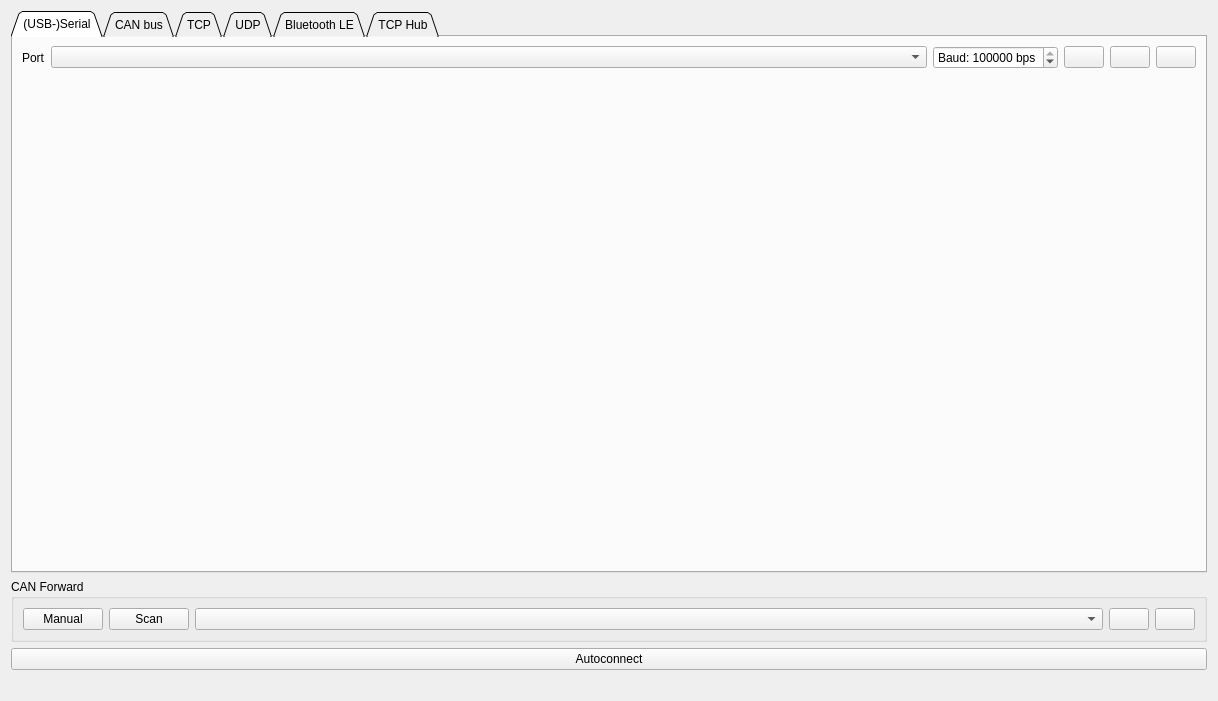
<?xml version="1.0" encoding="UTF-8"?>
<ui version="4.0">
 <class>PageConnection</class>
 <widget class="QWidget" name="PageConnection">
  <property name="geometry">
   <rect>
    <x>0</x>
    <y>0</y>
    <width>1218</width>
    <height>701</height>
   </rect>
  </property>
  <property name="windowTitle">
   <string>Form</string>
  </property>
  <layout class="QVBoxLayout" name="verticalLayout">
   <item>
    <widget class="QTabWidget" name="tabWidget">
     <property name="tabPosition">
      <enum>QTabWidget::North</enum>
     </property>
     <property name="tabShape">
      <enum>QTabWidget::Triangular</enum>
     </property>
     <property name="currentIndex">
      <number>0</number>
     </property>
     <widget class="QWidget" name="tab">
      <attribute name="title">
       <string>(USB-)Serial</string>
      </attribute>
      <layout class="QVBoxLayout" name="verticalLayout_2">
       <item>
        <layout class="QHBoxLayout" name="horizontalLayout">
         <item>
          <widget class="QLabel" name="label_2">
           <property name="text">
            <string>Port</string>
           </property>
          </widget>
         </item>
         <item>
          <widget class="QComboBox" name="serialPortBox">
           <property name="sizePolicy">
            <sizepolicy hsizetype="MinimumExpanding" vsizetype="Fixed">
             <horstretch>0</horstretch>
             <verstretch>0</verstretch>
            </sizepolicy>
           </property>
           <property name="toolTip">
            <string>Serial port</string>
           </property>
          </widget>
         </item>
         <item>
          <widget class="QSpinBox" name="serialBaudBox">
           <property name="toolTip">
            <string>Baudrate</string>
           </property>
           <property name="suffix">
            <string> bps</string>
           </property>
           <property name="prefix">
            <string>Baud: </string>
           </property>
           <property name="maximum">
            <number>3000000</number>
           </property>
           <property name="value">
            <number>115200</number>
           </property>
          </widget>
         </item>
         <item>
          <widget class="QPushButton" name="serialRefreshButton">
           <property name="sizePolicy">
            <sizepolicy hsizetype="Fixed" vsizetype="Fixed">
             <horstretch>0</horstretch>
             <verstretch>0</verstretch>
            </sizepolicy>
           </property>
           <property name="toolTip">
            <string>Refresh serial port list</string>
           </property>
           <property name="text">
            <string/>
           </property>
           <property name="icon">
            <iconset resource="../res.qrc">
             <normaloff>:/res/icons/Refresh-96.png</normaloff>:/res/icons/Refresh-96.png</iconset>
           </property>
          </widget>
         </item>
         <item>
          <widget class="QPushButton" name="serialDisconnectButton">
           <property name="sizePolicy">
            <sizepolicy hsizetype="Fixed" vsizetype="Fixed">
             <horstretch>0</horstretch>
             <verstretch>0</verstretch>
            </sizepolicy>
           </property>
           <property name="toolTip">
            <string>Disconnect</string>
           </property>
           <property name="text">
            <string/>
           </property>
           <property name="icon">
            <iconset resource="../res.qrc">
             <normaloff>:/res/icons/Disconnected-96.png</normaloff>:/res/icons/Disconnected-96.png</iconset>
           </property>
          </widget>
         </item>
         <item>
          <widget class="QPushButton" name="serialConnectButton">
           <property name="sizePolicy">
            <sizepolicy hsizetype="Fixed" vsizetype="Fixed">
             <horstretch>0</horstretch>
             <verstretch>0</verstretch>
            </sizepolicy>
           </property>
           <property name="toolTip">
            <string>Connect</string>
           </property>
           <property name="text">
            <string/>
           </property>
           <property name="icon">
            <iconset resource="../res.qrc">
             <normaloff>:/res/icons/Connected-96.png</normaloff>:/res/icons/Connected-96.png</iconset>
           </property>
          </widget>
         </item>
        </layout>
       </item>
       <item>
        <spacer name="verticalSpacer">
         <property name="orientation">
          <enum>Qt::Vertical</enum>
         </property>
         <property name="sizeHint" stdset="0">
          <size>
           <width>0</width>
           <height>0</height>
          </size>
         </property>
        </spacer>
       </item>
      </layout>
     </widget>
     <widget class="QWidget" name="tab_4">
      <attribute name="title">
       <string>CAN bus</string>
      </attribute>
      <layout class="QVBoxLayout" name="verticalLayout_7">
       <item>
        <layout class="QHBoxLayout" name="horizontalLayout_7">
         <item>
          <widget class="QLabel" name="label_6">
           <property name="text">
            <string>Interface</string>
           </property>
          </widget>
         </item>
         <item>
          <widget class="QComboBox" name="CANbusInterfaceBox">
           <property name="toolTip">
            <string>CAN bus interfaces detected</string>
           </property>
           <property name="editable">
            <bool>false</bool>
           </property>
           <property name="currentText">
            <string/>
           </property>
          </widget>
         </item>
         <item>
          <widget class="QLabel" name="label_5">
           <property name="text">
            <string>VESC ID</string>
           </property>
          </widget>
         </item>
         <item>
          <widget class="QComboBox" name="CANbusTargetIdBox">
           <property name="sizePolicy">
            <sizepolicy hsizetype="MinimumExpanding" vsizetype="Fixed">
             <horstretch>0</horstretch>
             <verstretch>0</verstretch>
            </sizepolicy>
           </property>
           <property name="toolTip">
            <string>Discovered VESC nodes in the bus</string>
           </property>
          </widget>
         </item>
         <item>
          <widget class="QSpinBox" name="CANbusBitrateBox">
           <property name="enabled">
            <bool>false</bool>
           </property>
           <property name="focusPolicy">
            <enum>Qt::WheelFocus</enum>
           </property>
           <property name="toolTip">
            <string>This configuration is not supported by the socketcan backend. However it is possible to set the rate when configuring the CAN network interface using the ip link command.</string>
           </property>
           <property name="suffix">
            <string> kbit/s</string>
           </property>
           <property name="prefix">
            <string>Bit rate: </string>
           </property>
           <property name="maximum">
            <number>1000</number>
           </property>
           <property name="value">
            <number>500</number>
           </property>
          </widget>
         </item>
         <item>
          <widget class="QPushButton" name="CANbusScanButton">
           <property name="sizePolicy">
            <sizepolicy hsizetype="Fixed" vsizetype="Fixed">
             <horstretch>0</horstretch>
             <verstretch>0</verstretch>
            </sizepolicy>
           </property>
           <property name="toolTip">
            <string>Discover VESC nodes in the CAN bus</string>
           </property>
           <property name="text">
            <string>Scan</string>
           </property>
           <property name="icon">
            <iconset resource="../res.qrc">
             <normaloff>:/res/icons/Refresh-96.png</normaloff>:/res/icons/Refresh-96.png</iconset>
           </property>
          </widget>
         </item>
         <item>
          <widget class="QPushButton" name="CANbusDisconnectButton">
           <property name="sizePolicy">
            <sizepolicy hsizetype="Fixed" vsizetype="Fixed">
             <horstretch>0</horstretch>
             <verstretch>0</verstretch>
            </sizepolicy>
           </property>
           <property name="toolTip">
            <string>Disconnect</string>
           </property>
           <property name="text">
            <string/>
           </property>
           <property name="icon">
            <iconset resource="../res.qrc">
             <normaloff>:/res/icons/Disconnected-96.png</normaloff>:/res/icons/Disconnected-96.png</iconset>
           </property>
          </widget>
         </item>
         <item>
          <widget class="QPushButton" name="CANbusConnectButton">
           <property name="enabled">
            <bool>true</bool>
           </property>
           <property name="sizePolicy">
            <sizepolicy hsizetype="Fixed" vsizetype="Fixed">
             <horstretch>0</horstretch>
             <verstretch>0</verstretch>
            </sizepolicy>
           </property>
           <property name="toolTip">
            <string>Connect to a VESC node</string>
           </property>
           <property name="text">
            <string/>
           </property>
           <property name="icon">
            <iconset resource="../res.qrc">
             <normaloff>:/res/icons/Connected-96.png</normaloff>:/res/icons/Connected-96.png</iconset>
           </property>
          </widget>
         </item>
        </layout>
       </item>
       <item>
        <spacer name="verticalSpacer_4">
         <property name="orientation">
          <enum>Qt::Vertical</enum>
         </property>
         <property name="sizeHint" stdset="0">
          <size>
           <width>0</width>
           <height>0</height>
          </size>
         </property>
        </spacer>
       </item>
      </layout>
     </widget>
     <widget class="QWidget" name="tab_2">
      <attribute name="title">
       <string>TCP</string>
      </attribute>
      <layout class="QVBoxLayout" name="verticalLayout_3">
       <item>
        <widget class="QGroupBox" name="groupBox_3">
         <property name="title">
          <string>TCP Client</string>
         </property>
         <layout class="QGridLayout" name="gridLayout">
          <property name="leftMargin">
           <number>6</number>
          </property>
          <property name="topMargin">
           <number>6</number>
          </property>
          <property name="rightMargin">
           <number>6</number>
          </property>
          <property name="bottomMargin">
           <number>6</number>
          </property>
          <property name="horizontalSpacing">
           <number>6</number>
          </property>
          <property name="verticalSpacing">
           <number>2</number>
          </property>
          <item row="0" column="3">
           <widget class="QPushButton" name="tcpDisconnectButton">
            <property name="sizePolicy">
             <sizepolicy hsizetype="Fixed" vsizetype="Fixed">
              <horstretch>0</horstretch>
              <verstretch>0</verstretch>
             </sizepolicy>
            </property>
            <property name="toolTip">
             <string>Disconnect</string>
            </property>
            <property name="text">
             <string/>
            </property>
            <property name="icon">
             <iconset resource="../res.qrc">
              <normaloff>:/res/icons/Disconnected-96.png</normaloff>:/res/icons/Disconnected-96.png</iconset>
            </property>
           </widget>
          </item>
          <item row="0" column="1">
           <widget class="QLineEdit" name="tcpServerEdit">
            <property name="text">
             <string>127.0.0.1</string>
            </property>
           </widget>
          </item>
          <item row="1" column="1" colspan="2">
           <widget class="QComboBox" name="tcpDetectBox"/>
          </item>
          <item row="1" column="3">
           <widget class="QPushButton" name="tcpDetectDisconnectButton">
            <property name="sizePolicy">
             <sizepolicy hsizetype="Fixed" vsizetype="Fixed">
              <horstretch>0</horstretch>
              <verstretch>0</verstretch>
             </sizepolicy>
            </property>
            <property name="text">
             <string/>
            </property>
            <property name="icon">
             <iconset resource="../res.qrc">
              <normaloff>:/res/icons/Disconnected-96.png</normaloff>:/res/icons/Disconnected-96.png</iconset>
            </property>
           </widget>
          </item>
          <item row="0" column="0">
           <widget class="QLabel" name="label">
            <property name="text">
             <string>Address</string>
            </property>
           </widget>
          </item>
          <item row="0" column="4">
           <widget class="QPushButton" name="tcpConnectButton">
            <property name="sizePolicy">
             <sizepolicy hsizetype="Fixed" vsizetype="Fixed">
              <horstretch>0</horstretch>
              <verstretch>0</verstretch>
             </sizepolicy>
            </property>
            <property name="toolTip">
             <string>Connect</string>
            </property>
            <property name="text">
             <string/>
            </property>
            <property name="icon">
             <iconset resource="../res.qrc">
              <normaloff>:/res/icons/Connected-96.png</normaloff>:/res/icons/Connected-96.png</iconset>
            </property>
           </widget>
          </item>
          <item row="1" column="0">
           <widget class="QLabel" name="label_8">
            <property name="text">
             <string>Detected Devices</string>
            </property>
           </widget>
          </item>
          <item row="0" column="2">
           <widget class="QSpinBox" name="tcpPortBox">
            <property name="prefix">
             <string>Port: </string>
            </property>
            <property name="maximum">
             <number>65535</number>
            </property>
            <property name="value">
             <number>65102</number>
            </property>
           </widget>
          </item>
          <item row="1" column="4">
           <widget class="QPushButton" name="tcpDetectConnectButton">
            <property name="sizePolicy">
             <sizepolicy hsizetype="Fixed" vsizetype="Fixed">
              <horstretch>0</horstretch>
              <verstretch>0</verstretch>
             </sizepolicy>
            </property>
            <property name="text">
             <string/>
            </property>
            <property name="icon">
             <iconset resource="../res.qrc">
              <normaloff>:/res/icons/Connected-96.png</normaloff>:/res/icons/Connected-96.png</iconset>
            </property>
           </widget>
          </item>
         </layout>
        </widget>
       </item>
       <item>
        <widget class="QGroupBox" name="tcpServerBox">
         <property name="title">
          <string>TCP Server</string>
         </property>
         <property name="checkable">
          <bool>false</bool>
         </property>
         <property name="checked">
          <bool>false</bool>
         </property>
         <layout class="QVBoxLayout" name="verticalLayout_8">
          <item>
           <layout class="QHBoxLayout" name="horizontalLayout_9">
            <item>
             <widget class="QCheckBox" name="tcpServerEnableBox">
              <property name="text">
               <string>Enable TCP Server</string>
              </property>
             </widget>
            </item>
            <item>
             <widget class="QSpinBox" name="tcpServerPortBox">
              <property name="sizePolicy">
               <sizepolicy hsizetype="MinimumExpanding" vsizetype="Fixed">
                <horstretch>0</horstretch>
                <verstretch>0</verstretch>
               </sizepolicy>
              </property>
              <property name="prefix">
               <string>TCP Port: </string>
              </property>
              <property name="maximum">
               <number>65535</number>
              </property>
              <property name="value">
               <number>65102</number>
              </property>
             </widget>
            </item>
           </layout>
          </item>
          <item>
           <layout class="QHBoxLayout" name="horizontalLayout_8">
            <item>
             <widget class="QPlainTextEdit" name="tcpServerAddressesEdit">
              <property name="readOnly">
               <bool>true</bool>
              </property>
             </widget>
            </item>
            <item>
             <widget class="QPlainTextEdit" name="tcpServerClientsEdit">
              <property name="readOnly">
               <bool>true</bool>
              </property>
             </widget>
            </item>
           </layout>
          </item>
         </layout>
        </widget>
       </item>
      </layout>
     </widget>
     <widget class="QWidget" name="tab_5">
      <attribute name="title">
       <string>UDP</string>
      </attribute>
      <layout class="QVBoxLayout" name="verticalLayout_10">
       <item>
        <widget class="QGroupBox" name="groupBox_4">
         <property name="title">
          <string>UDP Client</string>
         </property>
         <layout class="QHBoxLayout" name="horizontalLayout_10">
          <item>
           <widget class="QLabel" name="label_7">
            <property name="text">
             <string>Address</string>
            </property>
           </widget>
          </item>
          <item>
           <widget class="QLineEdit" name="udpServerEdit">
            <property name="text">
             <string>127.0.0.1</string>
            </property>
           </widget>
          </item>
          <item>
           <widget class="QSpinBox" name="udpPortBox">
            <property name="prefix">
             <string>Port: </string>
            </property>
            <property name="maximum">
             <number>65535</number>
            </property>
            <property name="value">
             <number>65102</number>
            </property>
           </widget>
          </item>
          <item>
           <widget class="QPushButton" name="udpDisconnectButton">
            <property name="sizePolicy">
             <sizepolicy hsizetype="Fixed" vsizetype="Fixed">
              <horstretch>0</horstretch>
              <verstretch>0</verstretch>
             </sizepolicy>
            </property>
            <property name="toolTip">
             <string>Disconnect</string>
            </property>
            <property name="text">
             <string/>
            </property>
            <property name="icon">
             <iconset resource="../res.qrc">
              <normaloff>:/res/icons/Disconnected-96.png</normaloff>:/res/icons/Disconnected-96.png</iconset>
            </property>
           </widget>
          </item>
          <item>
           <widget class="QPushButton" name="udpConnectButton">
            <property name="sizePolicy">
             <sizepolicy hsizetype="Fixed" vsizetype="Fixed">
              <horstretch>0</horstretch>
              <verstretch>0</verstretch>
             </sizepolicy>
            </property>
            <property name="toolTip">
             <string>Connect</string>
            </property>
            <property name="text">
             <string/>
            </property>
            <property name="icon">
             <iconset resource="../res.qrc">
              <normaloff>:/res/icons/Connected-96.png</normaloff>:/res/icons/Connected-96.png</iconset>
            </property>
           </widget>
          </item>
         </layout>
        </widget>
       </item>
       <item>
        <widget class="QGroupBox" name="tcpServerBox_2">
         <property name="title">
          <string>UDP Server</string>
         </property>
         <property name="checkable">
          <bool>false</bool>
         </property>
         <property name="checked">
          <bool>false</bool>
         </property>
         <layout class="QVBoxLayout" name="verticalLayout_9">
          <item>
           <layout class="QHBoxLayout" name="horizontalLayout_11">
            <item>
             <widget class="QCheckBox" name="udpServerEnableBox">
              <property name="text">
               <string>Enable UDP Server</string>
              </property>
             </widget>
            </item>
            <item>
             <widget class="QSpinBox" name="udpServerPortBox">
              <property name="sizePolicy">
               <sizepolicy hsizetype="MinimumExpanding" vsizetype="Fixed">
                <horstretch>0</horstretch>
                <verstretch>0</verstretch>
               </sizepolicy>
              </property>
              <property name="prefix">
               <string>UDP Port: </string>
              </property>
              <property name="maximum">
               <number>65535</number>
              </property>
              <property name="value">
               <number>65102</number>
              </property>
             </widget>
            </item>
           </layout>
          </item>
          <item>
           <layout class="QHBoxLayout" name="horizontalLayout_12">
            <item>
             <widget class="QPlainTextEdit" name="udpServerAddressesEdit">
              <property name="readOnly">
               <bool>true</bool>
              </property>
             </widget>
            </item>
            <item>
             <widget class="QPlainTextEdit" name="udpServerClientsEdit">
              <property name="readOnly">
               <bool>true</bool>
              </property>
             </widget>
            </item>
           </layout>
          </item>
         </layout>
        </widget>
       </item>
      </layout>
     </widget>
     <widget class="QWidget" name="tab_3">
      <attribute name="title">
       <string>Bluetooth LE</string>
      </attribute>
      <layout class="QVBoxLayout" name="verticalLayout_4">
       <item>
        <layout class="QHBoxLayout" name="horizontalLayout_4">
         <item>
          <widget class="QLabel" name="label_3">
           <property name="text">
            <string>BLE Device</string>
           </property>
          </widget>
         </item>
         <item>
          <widget class="QComboBox" name="bleDevBox">
           <property name="sizePolicy">
            <sizepolicy hsizetype="MinimumExpanding" vsizetype="Fixed">
             <horstretch>0</horstretch>
             <verstretch>0</verstretch>
            </sizepolicy>
           </property>
          </widget>
         </item>
         <item>
          <widget class="QPushButton" name="bleScanButton">
           <property name="sizePolicy">
            <sizepolicy hsizetype="Fixed" vsizetype="Fixed">
             <horstretch>0</horstretch>
             <verstretch>0</verstretch>
            </sizepolicy>
           </property>
           <property name="toolTip">
            <string>Refresh serial port list</string>
           </property>
           <property name="text">
            <string/>
           </property>
           <property name="icon">
            <iconset resource="../res.qrc">
             <normaloff>:/res/icons/Refresh-96.png</normaloff>:/res/icons/Refresh-96.png</iconset>
           </property>
          </widget>
         </item>
         <item>
          <widget class="QPushButton" name="bleDisconnectButton">
           <property name="sizePolicy">
            <sizepolicy hsizetype="Fixed" vsizetype="Fixed">
             <horstretch>0</horstretch>
             <verstretch>0</verstretch>
            </sizepolicy>
           </property>
           <property name="toolTip">
            <string>Disconnect</string>
           </property>
           <property name="text">
            <string/>
           </property>
           <property name="icon">
            <iconset resource="../res.qrc">
             <normaloff>:/res/icons/Disconnected-96.png</normaloff>:/res/icons/Disconnected-96.png</iconset>
           </property>
          </widget>
         </item>
         <item>
          <widget class="QPushButton" name="bleConnectButton">
           <property name="sizePolicy">
            <sizepolicy hsizetype="Fixed" vsizetype="Fixed">
             <horstretch>0</horstretch>
             <verstretch>0</verstretch>
            </sizepolicy>
           </property>
           <property name="toolTip">
            <string>Connect</string>
           </property>
           <property name="text">
            <string/>
           </property>
           <property name="icon">
            <iconset resource="../res.qrc">
             <normaloff>:/res/icons/Connected-96.png</normaloff>:/res/icons/Connected-96.png</iconset>
           </property>
          </widget>
         </item>
        </layout>
       </item>
       <item>
        <layout class="QHBoxLayout" name="horizontalLayout_5">
         <item>
          <widget class="QLabel" name="label_4">
           <property name="text">
            <string>Set Device Name</string>
           </property>
          </widget>
         </item>
         <item>
          <widget class="QLineEdit" name="bleNameEdit"/>
         </item>
         <item>
          <widget class="QPushButton" name="bleSetNameButton">
           <property name="text">
            <string>Set</string>
           </property>
           <property name="icon">
            <iconset resource="../res.qrc">
             <normaloff>:/res/icons/Ok-96.png</normaloff>:/res/icons/Ok-96.png</iconset>
           </property>
          </widget>
         </item>
        </layout>
       </item>
       <item>
        <widget class="QGroupBox" name="groupBox_2">
         <property name="sizePolicy">
          <sizepolicy hsizetype="Preferred" vsizetype="MinimumExpanding">
           <horstretch>0</horstretch>
           <verstretch>0</verstretch>
          </sizepolicy>
         </property>
         <property name="title">
          <string>VESC Devices</string>
         </property>
         <layout class="QVBoxLayout" name="verticalLayout_6">
          <item>
           <layout class="QHBoxLayout" name="horizontalLayout_6">
            <item>
             <widget class="QListWidget" name="pairedListWidget"/>
            </item>
            <item>
             <layout class="QVBoxLayout" name="verticalLayout_5">
              <property name="spacing">
               <number>3</number>
              </property>
              <item>
               <widget class="QPushButton" name="pairConnectedButton">
                <property name="toolTip">
                 <string>Pair the connected VESC</string>
                </property>
                <property name="text">
                 <string>Pair</string>
                </property>
                <property name="icon">
                 <iconset resource="../res.qrc">
                  <normaloff>:/res/icons/Circled Play-96.png</normaloff>:/res/icons/Circled Play-96.png</iconset>
                </property>
               </widget>
              </item>
              <item>
               <widget class="QPushButton" name="addConnectedButton">
                <property name="toolTip">
                 <string>Add the connected VESC without pairing it.</string>
                </property>
                <property name="text">
                 <string>Add</string>
                </property>
                <property name="icon">
                 <iconset resource="../res.qrc">
                  <normaloff>:/res/icons/Plus Math-96.png</normaloff>:/res/icons/Plus Math-96.png</iconset>
                </property>
               </widget>
              </item>
              <item>
               <widget class="QPushButton" name="addUuidButton">
                <property name="toolTip">
                 <string>Manuallt add UUID to this instance of VESC Tool</string>
                </property>
                <property name="text">
                 <string>Add UUID</string>
                </property>
                <property name="icon">
                 <iconset resource="../res.qrc">
                  <normaloff>:/res/icons/Plus Math-96.png</normaloff>:/res/icons/Plus Math-96.png</iconset>
                </property>
                <property name="flat">
                 <bool>false</bool>
                </property>
               </widget>
              </item>
              <item>
               <widget class="QPushButton" name="unpairButton">
                <property name="toolTip">
                 <string>Unpair this VESC, and make it possible to connect to it from any VESC Tool instance.</string>
                </property>
                <property name="text">
                 <string>Unpair</string>
                </property>
                <property name="icon">
                 <iconset resource="../res.qrc">
                  <normaloff>:/res/icons/Restart-96.png</normaloff>:/res/icons/Restart-96.png</iconset>
                </property>
               </widget>
              </item>
              <item>
               <widget class="QPushButton" name="deletePairedButton">
                <property name="toolTip">
                 <string/>
                </property>
                <property name="text">
                 <string>Delete</string>
                </property>
                <property name="icon">
                 <iconset resource="../res.qrc">
                  <normaloff>:/res/icons/Delete-96.png</normaloff>:/res/icons/Delete-96.png</iconset>
                </property>
               </widget>
              </item>
              <item>
               <widget class="QPushButton" name="clearPairedButton">
                <property name="text">
                 <string>Clear</string>
                </property>
                <property name="icon">
                 <iconset resource="../res.qrc">
                  <normaloff>:/res/icons/Delete-96.png</normaloff>:/res/icons/Delete-96.png</iconset>
                </property>
               </widget>
              </item>
              <item>
               <spacer name="verticalSpacer_3">
                <property name="orientation">
                 <enum>Qt::Vertical</enum>
                </property>
                <property name="sizeHint" stdset="0">
                 <size>
                  <width>0</width>
                  <height>0</height>
                 </size>
                </property>
               </spacer>
              </item>
             </layout>
            </item>
           </layout>
          </item>
         </layout>
        </widget>
       </item>
      </layout>
     </widget>
     <widget class="QWidget" name="tab_6">
      <attribute name="title">
       <string>TCP Hub</string>
      </attribute>
      <layout class="QVBoxLayout" name="verticalLayout_11">
       <item>
        <widget class="QGroupBox" name="groupBox_5">
         <property name="title">
          <string>Login Details</string>
         </property>
         <layout class="QGridLayout" name="gridLayout_2">
          <property name="leftMargin">
           <number>6</number>
          </property>
          <property name="topMargin">
           <number>6</number>
          </property>
          <property name="rightMargin">
           <number>6</number>
          </property>
          <property name="bottomMargin">
           <number>6</number>
          </property>
          <property name="horizontalSpacing">
           <number>6</number>
          </property>
          <property name="verticalSpacing">
           <number>2</number>
          </property>
          <item row="1" column="3" colspan="3">
           <widget class="QRadioButton" name="hubClientButton">
            <property name="text">
             <string>Client</string>
            </property>
            <property name="checked">
             <bool>true</bool>
            </property>
           </widget>
          </item>
          <item row="0" column="0">
           <widget class="QLabel" name="label_9">
            <property name="text">
             <string>Address</string>
            </property>
           </widget>
          </item>
          <item row="0" column="5">
           <widget class="QPushButton" name="tcpHubConnectButton">
            <property name="sizePolicy">
             <sizepolicy hsizetype="Fixed" vsizetype="Fixed">
              <horstretch>0</horstretch>
              <verstretch>0</verstretch>
             </sizepolicy>
            </property>
            <property name="toolTip">
             <string>Connect</string>
            </property>
            <property name="text">
             <string/>
            </property>
            <property name="icon">
             <iconset resource="../res.qrc">
              <normaloff>:/res/icons/Connected-96.png</normaloff>:/res/icons/Connected-96.png</iconset>
            </property>
           </widget>
          </item>
          <item row="2" column="3" colspan="3">
           <widget class="QRadioButton" name="hubServerButton">
            <property name="text">
             <string>Server</string>
            </property>
           </widget>
          </item>
          <item row="0" column="4">
           <widget class="QPushButton" name="tcpHubDisconnectButton">
            <property name="sizePolicy">
             <sizepolicy hsizetype="Fixed" vsizetype="Fixed">
              <horstretch>0</horstretch>
              <verstretch>0</verstretch>
             </sizepolicy>
            </property>
            <property name="toolTip">
             <string>Disconnect</string>
            </property>
            <property name="text">
             <string/>
            </property>
            <property name="icon">
             <iconset resource="../res.qrc">
              <normaloff>:/res/icons/Disconnected-96.png</normaloff>:/res/icons/Disconnected-96.png</iconset>
            </property>
           </widget>
          </item>
          <item row="0" column="3">
           <widget class="QSpinBox" name="tcpHubPortBox">
            <property name="prefix">
             <string>Port: </string>
            </property>
            <property name="maximum">
             <number>65535</number>
            </property>
            <property name="value">
             <number>65101</number>
            </property>
           </widget>
          </item>
          <item row="0" column="1">
           <widget class="QLineEdit" name="tcpHubServerEdit">
            <property name="text">
             <string>127.0.0.1</string>
            </property>
           </widget>
          </item>
          <item row="2" column="0">
           <widget class="QLabel" name="label_11">
            <property name="text">
             <string>Password</string>
            </property>
           </widget>
          </item>
          <item row="1" column="0">
           <widget class="QLabel" name="label_10">
            <property name="text">
             <string>VESC ID</string>
            </property>
           </widget>
          </item>
          <item row="0" column="2">
           <widget class="QPushButton" name="hubDefaultButton">
            <property name="toolTip">
             <string>Restore default</string>
            </property>
            <property name="text">
             <string/>
            </property>
            <property name="icon">
             <iconset resource="../res.qrc">
              <normaloff>:/res/icons/Restart-96.png</normaloff>:/res/icons/Restart-96.png</iconset>
            </property>
           </widget>
          </item>
          <item row="1" column="1" colspan="2">
           <widget class="QLineEdit" name="tcpHubVescIdLineEdit"/>
          </item>
          <item row="2" column="1" colspan="2">
           <widget class="QLineEdit" name="tcpHubVescPasswordLineEdit"/>
          </item>
         </layout>
        </widget>
       </item>
       <item>
        <spacer name="verticalSpacer_2">
         <property name="orientation">
          <enum>Qt::Vertical</enum>
         </property>
         <property name="sizeHint" stdset="0">
          <size>
           <width>20</width>
           <height>40</height>
          </size>
         </property>
        </spacer>
       </item>
      </layout>
     </widget>
    </widget>
   </item>
   <item>
    <widget class="QGroupBox" name="groupBox">
     <property name="title">
      <string>CAN Forward</string>
     </property>
     <layout class="QHBoxLayout" name="horizontalLayout_2">
      <item>
       <widget class="QPushButton" name="canDefaultButton">
        <property name="sizePolicy">
         <sizepolicy hsizetype="Fixed" vsizetype="Fixed">
          <horstretch>0</horstretch>
          <verstretch>0</verstretch>
         </sizepolicy>
        </property>
        <property name="toolTip">
         <string>Populate box without scanning, in case there are problems with scanning or the firmware does not support it.</string>
        </property>
        <property name="text">
         <string>Manual</string>
        </property>
        <property name="icon">
         <iconset resource="../res.qrc">
          <normaloff>:/res/icons/Bug-96.png</normaloff>:/res/icons/Bug-96.png</iconset>
        </property>
       </widget>
      </item>
      <item>
       <widget class="QPushButton" name="canRefreshButton">
        <property name="sizePolicy">
         <sizepolicy hsizetype="Fixed" vsizetype="Fixed">
          <horstretch>0</horstretch>
          <verstretch>0</verstretch>
         </sizepolicy>
        </property>
        <property name="toolTip">
         <string>Scan for CAN devices</string>
        </property>
        <property name="text">
         <string>Scan</string>
        </property>
        <property name="icon">
         <iconset resource="../res.qrc">
          <normaloff>:/res/icons/Refresh-96.png</normaloff>:/res/icons/Refresh-96.png</iconset>
        </property>
       </widget>
      </item>
      <item>
       <widget class="QComboBox" name="canFwdBox"/>
      </item>
      <item>
       <widget class="QPushButton" name="helpButton">
        <property name="sizePolicy">
         <sizepolicy hsizetype="Fixed" vsizetype="Fixed">
          <horstretch>0</horstretch>
          <verstretch>0</verstretch>
         </sizepolicy>
        </property>
        <property name="toolTip">
         <string>Show help</string>
        </property>
        <property name="text">
         <string/>
        </property>
        <property name="icon">
         <iconset resource="../res.qrc">
          <normaloff>:/res/icons/Help-96.png</normaloff>:/res/icons/Help-96.png</iconset>
        </property>
       </widget>
      </item>
      <item>
       <widget class="QPushButton" name="canFwdButton">
        <property name="sizePolicy">
         <sizepolicy hsizetype="Fixed" vsizetype="Fixed">
          <horstretch>0</horstretch>
          <verstretch>0</verstretch>
         </sizepolicy>
        </property>
        <property name="toolTip">
         <string>Forward communication over CAN-bus</string>
        </property>
        <property name="text">
         <string/>
        </property>
        <property name="icon">
         <iconset resource="../res.qrc">
          <normaloff>:/res/icons/can_off.png</normaloff>
          <normalon>:/res/icons/can_on.png</normalon>:/res/icons/can_off.png</iconset>
        </property>
        <property name="checkable">
         <bool>true</bool>
        </property>
       </widget>
      </item>
     </layout>
    </widget>
   </item>
   <item>
    <widget class="QPushButton" name="autoConnectButton">
     <property name="toolTip">
      <string>Try to automatically connect using the USB connection</string>
     </property>
     <property name="text">
      <string>Autoconnect</string>
     </property>
     <property name="icon">
      <iconset resource="../res.qrc">
       <normaloff>:/res/icons/Wizard-96.png</normaloff>:/res/icons/Wizard-96.png</iconset>
     </property>
     <property name="iconSize">
      <size>
       <width>45</width>
       <height>45</height>
      </size>
     </property>
    </widget>
   </item>
   <item>
    <widget class="QLabel" name="statusLabel">
     <property name="text">
      <string/>
     </property>
     <property name="alignment">
      <set>Qt::AlignCenter</set>
     </property>
    </widget>
   </item>
  </layout>
 </widget>
 <resources>
  <include location="../res.qrc"/>
 </resources>
 <connections/>
</ui>
